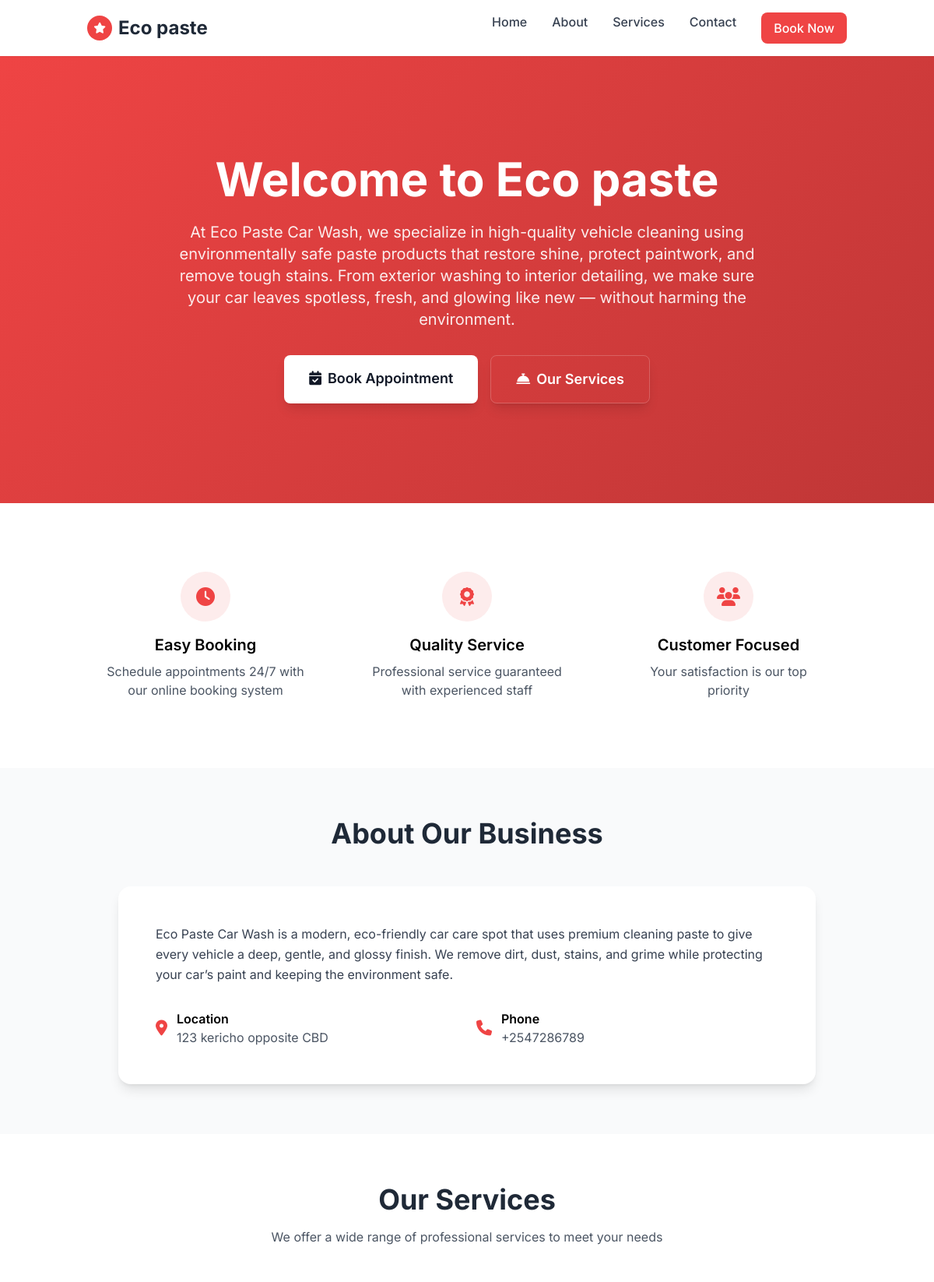
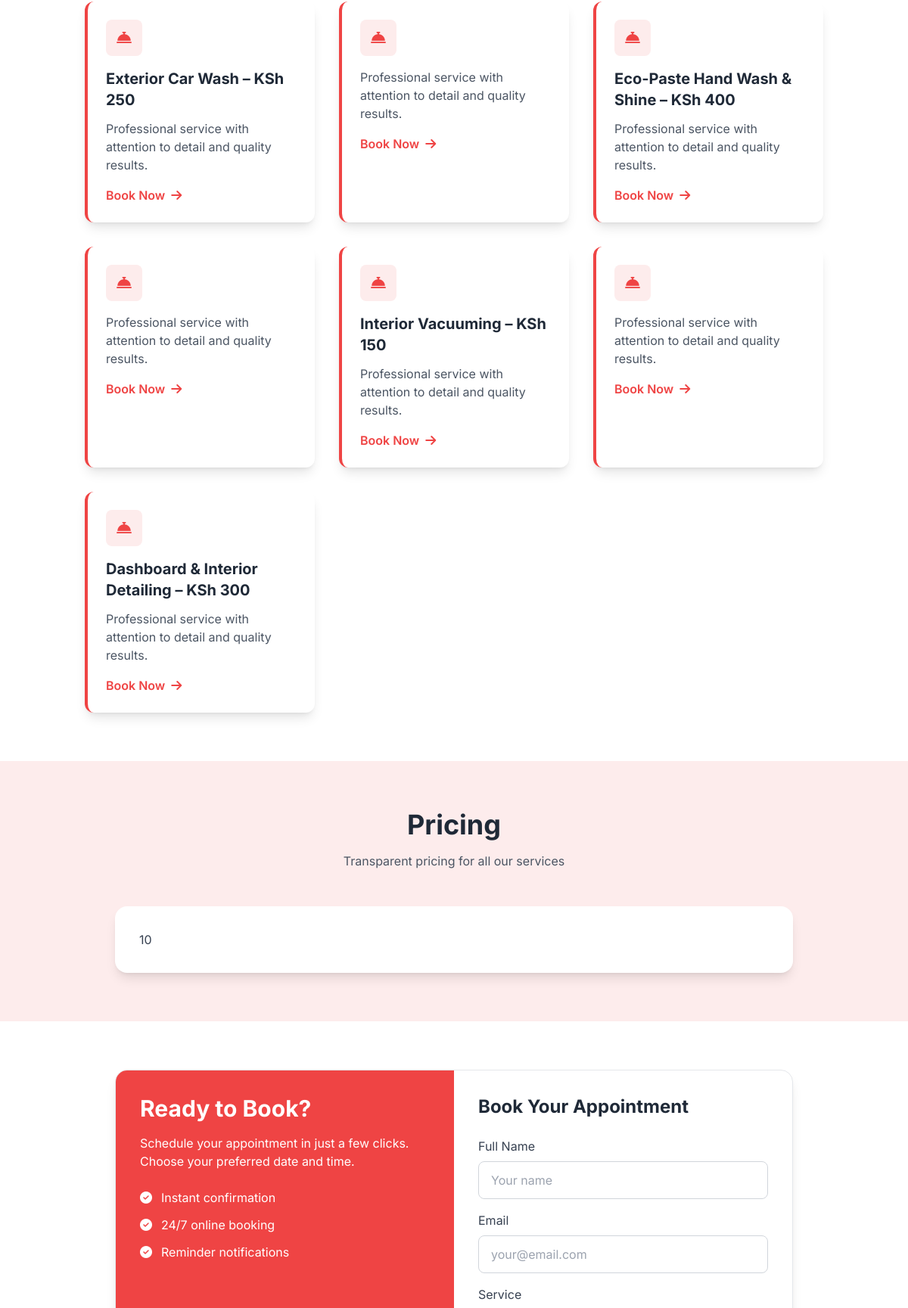
/core/site/28/ (upper part), run on the app's committed database (2 pictures, top to bottom).
### core/models.py (models this page shows, shortened)
class BusinessInfo(models.Model):
    BUSINESS_TYPE_CHOICES = [
        ('car_wash', 'Car Wash'),
        ('barber', 'Barber Shop'),
        ('spa_salon', 'Spa & Salon'),
        ('gym', 'Gym & Fitness'),
    ]
    name = models.CharField(max_length=100)
    description =  models.TextField()
    business_type =  models.CharField(max_length=50, choices=BUSINESS_TYPE_CHOICES, default='car_wash')
    created_at =  models.DateTimeField(auto_now_add=True)

class BusinessWebsite(models.Model):
    business =  models.OneToOneField(BusinessInfo, on_delete=models.CASCADE, related_name='website')
    theme_color =  models.CharField(max_length=20, default='#28a745')
    hero_title = models.CharField(max_length=200, blank=True, default='')
    hero_subtitle = models.TextField(blank=True, default='' )
    welcome_message = models.TextField(blank=True, default='')
    about = models.TextField(blank=True)
    services = models.TextField(blank=True)
    pricing_details = models.TextField(help_text="Provide pricing details for different services", default='')
    contact_email = models.EmailField(blank=True)
    contact_phone = models.CharField(max_length=20, blank=True)
    address = models.CharField(max_length=255, blank=True, default='')
    location = models.CharField(max_length=255,  default='')
    closing_time = models.TimeField(default='10')
    facebook_url = models.URLField(blank=True, default='')
    instagram_url = models.URLField(blank=True, default='')
    twitter_url = models.URLField(blank=True, default='')
    meta_title = models.CharField(max_length=200, blank=True, default='')
    meta_description = models.TextField(blank=True, default='')

### core/views.py (the view)
# urls.py: path('site/<int:business_id>/', views.display_site, name='site'),
def display_site(request, business_id):
    business =  BusinessInfo.objects.get(id=business_id)
    website = business.website
    context = {
        'business':business,
        'website':website
    }
    return render(request, 'website.html', context)

### core/templates/website.html (shortened to what this page needs)
<!DOCTYPE html>
<html lang="en">
<head>
    <script src="https://cdn.tailwindcss.com"></script>
    <link rel="stylesheet" href="https://cdnjs.cloudflare.com/ajax/libs/font-awesome/6.4.0/css/all.min.css">
</head>
<body class="bg-gray-50">
    <header class="bg-white shadow-sm sticky top-0 z-50">
        <div class="container mx-auto px-6 py-4 flex justify-between items-center">
            <div class="flex items-center space-x-2">
                <div class="w-8 h-8 bg-theme rounded-full flex items-center justify-center">
                    <i class="fas fa-star text-white text-sm"></i>
                </div>
                <h1 class="text-2xl font-bold text-gray-800">
                    {{ business.name }}
                </h1>
            </div>
            <nav class="hidden md:flex space-x-8">
                <a href="#home" class="text-gray-700 hover:text-theme font-medium transition-colors">Home</a>
                <a href="#about" class="text-gray-700 hover:text-theme font-medium transition-colors">About</a>
                <a href="#services" class="text-gray-700 hover:text-theme font-medium transition-colors">Services</a>
                <a href="#contact" class="text-gray-700 hover:text-theme font-medium transition-colors">Contact</a>
                <a href="#booking" class="bg-theme text-white px-4 py-2 rounded-lg font-medium hover:bg-theme-dark transition-colors">
                    Book Now
                </a>
            </nav>
        </div>
    </header>
    <section id="home" class="hero-gradient text-white">
        <div class="container mx-auto px-6 py-20 md:py-32">
            <div class="max-w-3xl mx-auto text-center">
                <h1 class="text-4xl md:text-6xl font-bold mb-6 leading-tight">
                    {{ website.hero_title|default:"Welcome to "|add:business.name }}
                </h1>
                <p class="text-lg md:text-xl mb-8 text-white leading-relaxed opacity-90">
                    {{ website.hero_subtitle|default:business.description }}
                </p>
                <div class="flex flex-col sm:flex-row gap-4 justify-center">
                    <a href="#booking" class="bg-white text-gray-900 font-semibold px-8 py-4 rounded-lg shadow-lg text-lg hover:bg-gray-100 transition-colors">
                        <i class="fas fa-calendar-check mr-2"></i>Book Appointment
                    </a>
                    <a href="#services" class="bg-theme-dark text-white font-semibold px-8 py-4 rounded-lg shadow-lg text-lg border border-white/20 hover:bg-theme transition-colors">
                        <i class="fas fa-concierge-bell mr-2"></i>Our Services
                    </a>
                </div>
            </div>
        </div>
    </section>
    <section class="bg-white py-16">
        <div class="container mx-auto px-6">
            <div class="grid grid-cols-1 md:grid-cols-3 gap-8">
                <div class="text-center p-6">
                    <div class="w-16 h-16 bg-theme-very-light rounded-full flex items-center justify-center mx-auto mb-4">
                        <i class="fas fa-clock text-2xl text-theme"></i>
                    </div>
                    <h3 class="text-xl font-semibold mb-2">Easy Booking</h3>
                    <p class="text-gray-600">Schedule appointments 24/7 with our online booking system</p>
                </div>
                <div class="text-center p-6">
                    <div class="w-16 h-16 bg-theme-very-light rounded-full flex items-center justify-center mx-auto mb-4">
                        <i class="fas fa-award text-2xl text-theme"></i>
                    </div>
                    <h3 class="text-xl font-semibold mb-2">Quality Service</h3>
                    <p class="text-gray-600">Professional service guaranteed with experienced staff</p>
                </div>
                <div class="text-center p-6">
                    <div class="w-16 h-16 bg-theme-very-light rounded-full flex items-center justify-center mx-auto mb-4">
                        <i class="fas fa-users text-2xl text-theme"></i>
                    </div>
                    <h3 class="text-xl font-semibold mb-2">Customer Focused</h3>
                    <p class="text-gray-600">Your satisfaction is our top priority</p>
                </div>
            </div>
        </div>
    </section>
    <section id="about" class="bg-gray-50 py-16">
        <div class="container mx-auto px-6">
            <div class="max-w-4xl mx-auto">
                <h2 class="text-3xl md:text-4xl font-bold text-center mb-12 text-gray-800">About Our Business</h2>
                <div class="bg-white rounded-2xl shadow-lg p-8 md:p-12">
                    <div class="prose max-w-none text-gray-700 leading-relaxed">
                        {{ website.about|default:business.description|linebreaks }}
                    </div>
                    <div class="mt-8 grid grid-cols-1 md:grid-cols-2 gap-6">
                        <div class="flex items-center space-x-3">
                            <i class="fas fa-map-marker-alt text-theme text-xl"></i>
                            <div>
                                <h4 class="font-semibold">Location</h4>
                                <p class="text-gray-600">{{ website.address }}</p>
                            </div>
                        </div>
                        <div class="flex items-center space-x-3">
                            <i class="fas fa-phone text-theme text-xl"></i>
                            <div>
                                <h4 class="font-semibold">Phone</h4>
                                <p class="text-gray-600">{{ website.contact_phone }}</p>
                            </div>
                        </div>
                    </div>
                </div>
            </div>
        </div>
    </section>
    <section id="services" class="bg-white py-16">
        <div class="container mx-auto px-6">
            <h2 class="text-3xl md:text-4xl font-bold text-center mb-4 text-gray-800">Our Services</h2>
            <p class="text-gray-600 text-center mb-12 max-w-2xl mx-auto">
                We offer a wide range of professional services to meet your needs
            </p>
            <div class="grid grid-cols-1 md:grid-cols-2 lg:grid-cols-3 gap-8">
                {% for service in website.services.splitlines %}
                <div class="service-card bg-white rounded-xl shadow-lg p-6 border-l-4 border-theme hover:shadow-xl">
                    <div class="w-12 h-12 bg-theme-very-light rounded-lg flex items-center justify-center mb-4">
                        <i class="fas fa-concierge-bell text-theme text-xl"></i>
                    </div>
                    <h3 class="text-xl font-bold mb-3 text-gray-800">{{ service }}</h3>
                    <p class="text-gray-600 mb-4">Professional service with attention to detail and quality results.</p>
                    <a href="#booking" class="text-theme font-semibold hover:text-theme-dark transition-colors">
                        Book Now <i class="fas fa-arrow-right ml-1"></i>
                    </a>
                </div>
                {% endfor %}
            </div>
        </div>
    </section>
    {% if website.pricing_details %}
    <section class="bg-theme-very-light py-16">
        <div class="container mx-auto px-6">
            <h2 class="text-3xl md:text-4xl font-bold text-center mb-4 text-gray-800">Pricing</h2>
            <p class="text-gray-600 text-center mb-12 max-w-2xl mx-auto">
                Transparent pricing for all our services
            </p>
            <div class="max-w-4xl mx-auto bg-white rounded-2xl shadow-lg p-8">
                <div class="prose max-w-none text-gray-700">
                    {{ website.pricing_details|linebreaks }}
                </div>
            </div>
        </div>
    </section>
    {% endif %}
    <section id="booking" class="bg-white py-16">
        <div class="container mx-auto px-6">
            <div class="max-w-4xl mx-auto bg-white rounded-2xl shadow-lg overflow-hidden border border-gray-200">
                <div class="md:flex">
                    <div class="md:w-1/2 bg-theme p-8 text-white">
                        <h2 class="text-3xl font-bold mb-4">Ready to Book?</h2>
                        <p class="mb-6">Schedule your appointment in just a few clicks. Choose your preferred date and time.</p>
                        <div class="space-y-3">
                            <div class="flex items-center space-x-3">
                                <i class="fas fa-check-circle"></i>
                                <span>Instant confirmation</span>
                            </div>
                            <div class="flex items-center space-x-3">
                                <i class="fas fa-check-circle"></i>
                                <span>24/7 online booking</span>
                            </div>
                            <div class="flex items-center space-x-3">
                                <i class="fas fa-check-circle"></i>
                                <span>Reminder notifications</span>
                            </div>
                        </div>
                    </div>
                    <div class="md:w-1/2 p-8">
                        <h3 class="text-2xl font-bold mb-6 text-gray-800">Book Your Appointment</h3>
                        <form class="space-y-4">
                            <div>
                                <label class="block text-gray-700 mb-2">Full Name</label>
                                <input type="text" class="w-full px-4 py-3 border border-gray-300 rounded-lg focus:ring-2 focus:ring-theme focus:border-transparent" placeholder="Your name">
                            </div>
                            <div>
                                <label class="block text-gray-700 mb-2">Email</label>
                                <input type="email" class="w-full px-4 py-3 border border-gray-300 rounded-lg focus:ring-2 focus:ring-theme focus:border-transparent" placeholder="your@email.com">
                            </div>
                            <div>
                                <label class="block text-gray-700 mb-2">Service</label>
                            </div>
                        </form>
                    </div>
                </div>
            </div>
        </div>
    </section>
</body>
</html>

### data on the page
BusinessInfo: name "Eco paste"
BusinessWebsite: hero_title|add "Welcome to Eco paste", hero_subtitle "At Eco Paste Car Wash, we specialize in high-quality vehicle cleaning using environmentally safe paste products that restore shine, protect paintwork, and remove tough stains. From exterior washing to interior detailing, we make sure your car leaves spotless, fresh, and glowing like new — without harming the environment.", about "Eco Paste Car Wash is a modern, eco-friendly car care spot that uses premium cleaning paste to give every vehicle a deep, gentle, and glossy finish. We remove dirt, dust, stains, and grime while protecting your car’s paint and keeping the environment safe.", address "123 kericho opposite CBD", contact_phone "+2547286789", pricing_details "10"

### other printed values
{{ service }} "Exterior Car Wash – KSh 250" "Eco-Paste Hand Wash & Shine – KSh 400" "Interior Vacuuming – KSh 150" "Dashboard & Interior Detailing – KSh 300"
